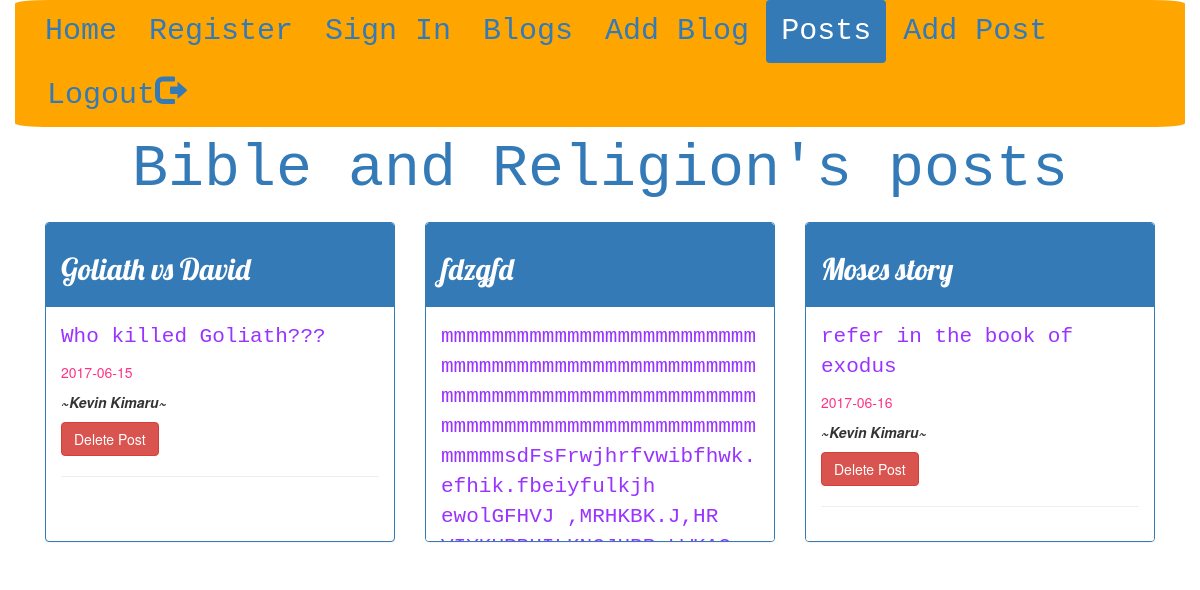
Page /posts/1 (signed in) on the committed database.
### user_model.py (models this page shows)
class Blog(Model):
    author = CharField()
    author_id = CharField()
    title = CharField(unique=True)
    description = CharField()
    date_added = DateField(default=datetime.now())
    class Meta:
        database = db

class Post(Model):
    blog_id = CharField()
    title = CharField(unique=True)
    content = CharField()
    author = CharField()
    date_added = DateField(default=datetime.now())
    class Meta:
        database = db

### blog.py (the view)
@app.route('/posts/<string:blog_id>')
def blog_posts(blog_id):
    posts_list = []
    blog = Blog.get(Blog.id == blog_id)
    blog_title = blog.title
    try:
        posts = Post.select()
        for post in posts:
            posts_list.append({"id":post.id, "title": post.title, "author": post.author, "blog_id": post.blog_id ,
                               "content": post.content, "date_added": post.date_added})
        post_items = [item for item in posts_list if item['blog_id'] == blog_id]
    except Exception:
        return make_response((create_new_post(blog_id)))
    if "names" not in session:
        return redirect(url_for("login"))
    else:
        print(blog_id)
        return render_template("posts.html", posts=post_items, blog_id=blog_id, blog_title=blog_title)

### templates/posts.html (shortened to what this page needs)
<!DOCTYPE html>
<html lang="en">
<head>
    <link rel="stylesheet" href="/static/css/bootstrap.css">
</head>
<body>
<div class="container"  style="background-color: orange; border-radius: 3%; font-size: 30px; font-family: Playfair Display, Monospace">
    <ul class="nav nav-pills">
        <li><a href="/">Home</a></li>
        <li><a href="/register">Register</a></li>
        <li><a href="/login">Sign In</a></li>
        <li><a href="/blogs">Blogs</a></li>
        <li><a href="/blogs/new">Add Blog</a></li>
        <li class="active"><a href="/posts/{{ blog_id }}">Posts</a></li>
        <li><a href="/posts/new/{{ blog_id }}">Add Post</a></li>
        <li><a href="/logout">Logout<span class="glyphicon glyphicon-log-out"></span></a></li>
    </ul>
</div>
<p class="text-center text-primary" style="font-family: Libre Baskerville, Monospace; font-size: 60px">{{ blog_title }}'s posts</p>
<div class="container">
    {% if posts|length > 0 %}
    {% for post in posts %}
    <div class="col-lg-4">
        <div class="panel panel-primary" style="height: 320px; overflow-y: auto; overflow-wrap: break-word">
            <div class="panel-heading" style="font-family: Lobster, Monospace"><h2>{{ post.title }}</h2></div>
            <div class="panel-body">
                <p style="color: #9933ff; font-size:150%; font-family:Courgette, Monospace ">{{ post.content }}</p>
                <p style="color: #ff3385">{{ post.date_added }} </p>
                <p><em><b>~{{ post.author }}~</b></em></p>
                 <a href="/posts/delete/{{ blog_id }}/{{ post.id }}"><button class="btn btn-danger">Delete Post</button></a>
                <hr>
            </div>
        </div>
    </div>
    {% endfor %}
    {% else %}
    <h4>There aren't any posts yet</h4>
    {% endif %}
</div>
</body>
</html>

### rows in the picture
Blog: title "Bible and Religion"
Post: title "Goliath vs David", content "Who killed Goliath???", date_added "2017-06-15", author "Kevin Kimaru"
Post: title "fdzgfd", content "mmmmmmmmmmmmmmmmmmmmmmmmmmmmmmmmmmmmmmmmmmmmmmmmmmmmmmmmmmmmmmmmmmmmmmmmmmmmmmmmmmmmmmmmmmmmmmmmmmmmmmmmmsdFsFrwjhrfvwibfhwk.efhik.fbeiyfulkjh ewolGFHVJ ,MRHKBK.J,HR…"
Post: title "Moses story", content "refer in the book of exodus", date_added "2017-06-16", author "Kevin Kimaru"
